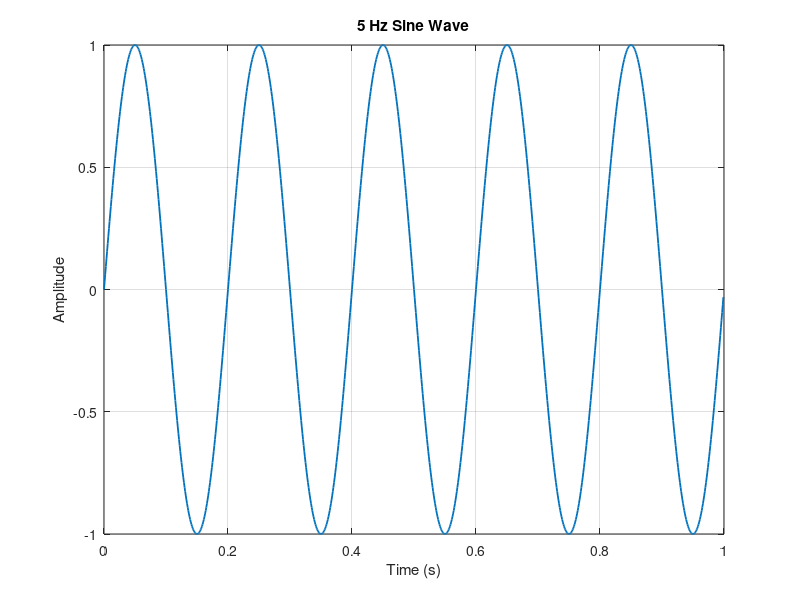
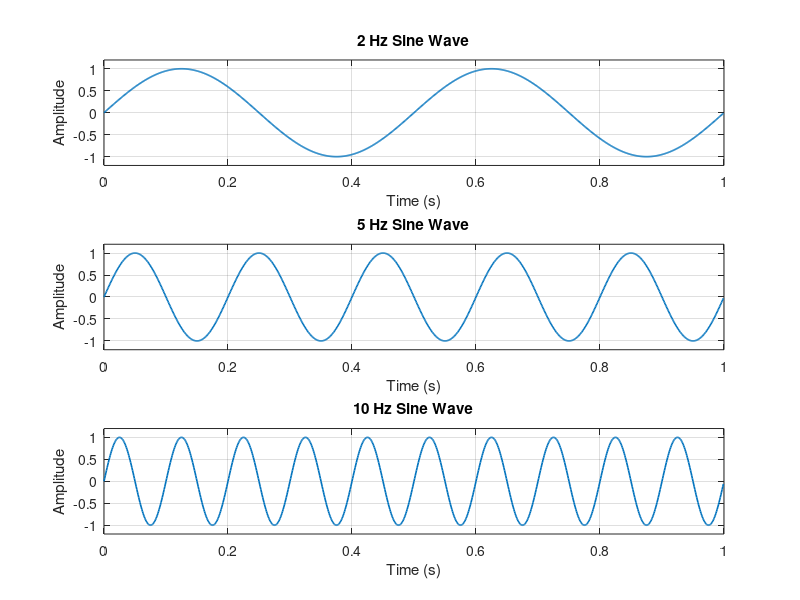

The MATLAB script that drew these images, in order: (Note: this script raises an error after producing the figures.)
%% Assignment 01 - Signal Visualization with MATLAB
% Digital Signal Processing
% This script creates and visualizes sine-wave signals, compares frequency
% and amplitude, adds random noise, and saves the required figures.

clear;
clc;
close all;

%% Common settings
fs = 1000;                 % Sampling frequency in Hz
T = 1;                     % Duration in seconds
t = 0:1/fs:T-1/fs;         % Time vector (exactly 1 second)

%% Task 1: Create a Sine Wave
A = 1;                     % Amplitude
f = 5;                     % Frequency in Hz
x = A * sin(2*pi*f*t);

figure('Name', 'Task 1 - Sine Wave');
plot(t, x, 'LineWidth', 1.3);
title('5 Hz Sine Wave');
xlabel('Time (s)');
ylabel('Amplitude');
grid on;

%% Task 2: Compare Different Frequencies
frequencies = [2 5 10];

figure('Name', 'Task 2 - Frequency Comparison');
for k = 1:length(frequencies)
    fk = frequencies(k);
    xk = sin(2*pi*fk*t);

    subplot(3,1,k);
    plot(t, xk, 'LineWidth', 1.2);
    title(sprintf('%d Hz Sine Wave', fk));
    xlabel('Time (s)');
    ylabel('Amplitude');
    grid on;
    ylim([-1.2 1.2]);
end

sgtitle('Frequency Comparison');
saveas(gcf, 'frequency_comparison.png');

%% Task 3: Compare Different Amplitudes
amplitudes = [0.5 1 2];
commonFrequency = 5;       % Same frequency for all signals

figure('Name', 'Task 3 - Amplitude Comparison');
for k = 1:length(amplitudes)
    Ak = amplitudes(k);
    xk = Ak * sin(2*pi*commonFrequency*t);

    subplot(3,1,k);
    plot(t, xk, 'LineWidth', 1.2);
    title(sprintf('Amplitude = %.1f, Frequency = %d Hz', ...
        Ak, commonFrequency));
    xlabel('Time (s)');
    ylabel('Amplitude');
    grid on;
    ylim([-2.2 2.2]);
end

sgtitle('Amplitude Comparison');
saveas(gcf, 'amplitude_comparison.png');

%% Task 4: Add Noise
rng(1);                    % Makes the random noise repeatable
cleanSignal = sin(2*pi*5*t);
noise = 0.30 * randn(size(t));
noisySignal = cleanSignal + noise;

figure('Name', 'Task 4 - Clean vs Noisy Signal');

subplot(2,1,1);
plot(t, cleanSignal, 'LineWidth', 1.2);
title('Clean 5 Hz Sine Wave');
xlabel('Time (s)');
ylabel('Amplitude');
grid on;

subplot(2,1,2);
plot(t, noisySignal, 'LineWidth', 1.0);
title('Noisy 5 Hz Sine Wave');
xlabel('Time (s)');
ylabel('Amplitude');
grid on;

sgtitle('Clean vs Noisy Signal');
saveas(gcf, 'clean_vs_noisy_signal.png');

%% Completion message
disp('Assignment figures created successfully:');
disp('frequency_comparison.png');
disp('amplitude_comparison.png');
disp('clean_vs_noisy_signal.png');
